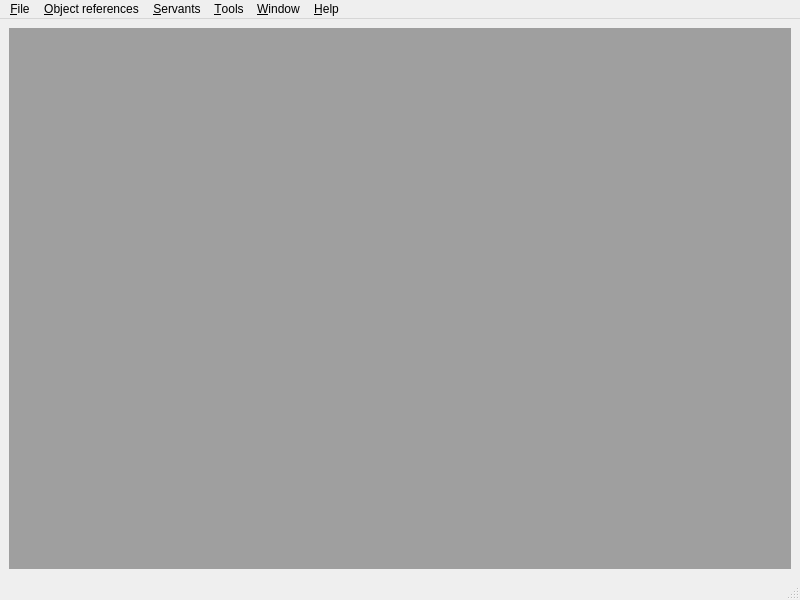
<?xml version="1.0" encoding="UTF-8"?>
<ui version="4.0">
 <class>AppMainWindow</class>
 <widget class="QMainWindow" name="AppMainWindow">
  <property name="geometry">
   <rect>
    <x>0</x>
    <y>0</y>
    <width>800</width>
    <height>600</height>
   </rect>
  </property>
  <property name="windowTitle">
   <string>corbasim generic application</string>
  </property>
  <widget class="QWidget" name="centralwidget">
   <layout class="QVBoxLayout" name="verticalLayout">
    <item>
     <widget class="QMdiArea" name="mdiArea"/>
    </item>
   </layout>
  </widget>
  <widget class="QMenuBar" name="menubar">
   <property name="geometry">
    <rect>
     <x>0</x>
     <y>0</y>
     <width>800</width>
     <height>25</height>
    </rect>
   </property>
   <widget class="QMenu" name="menuFile">
    <property name="title">
     <string>&amp;File</string>
    </property>
   </widget>
   <widget class="QMenu" name="menuObject_references">
    <property name="title">
     <string>&amp;Object references</string>
    </property>
   </widget>
   <widget class="QMenu" name="menuServants">
    <property name="title">
     <string>&amp;Servants</string>
    </property>
   </widget>
   <widget class="QMenu" name="menuTool">
    <property name="title">
     <string>&amp;Tools</string>
    </property>
   </widget>
   <widget class="QMenu" name="menuHelp">
    <property name="title">
     <string>&amp;Help</string>
    </property>
   </widget>
   <widget class="QMenu" name="menuWindow">
    <property name="title">
     <string>&amp;Window</string>
    </property>
   </widget>
   <addaction name="menuFile"/>
   <addaction name="menuObject_references"/>
   <addaction name="menuServants"/>
   <addaction name="menuTool"/>
   <addaction name="menuWindow"/>
   <addaction name="menuHelp"/>
  </widget>
  <widget class="QStatusBar" name="statusbar"/>
 </widget>
 <resources/>
 <connections/>
</ui>
